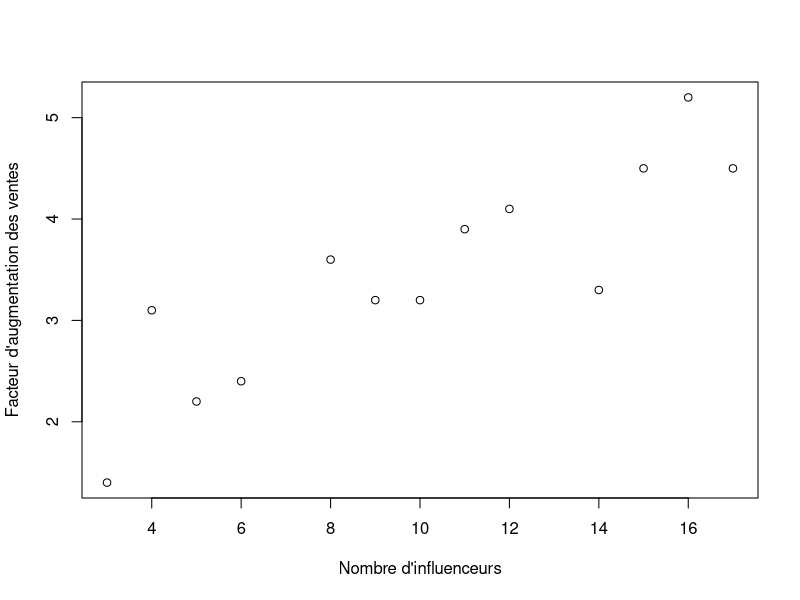
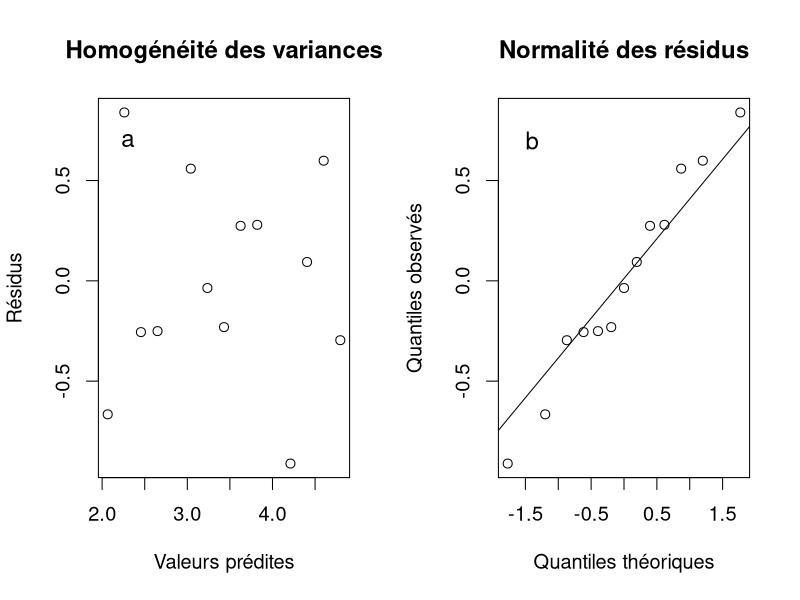
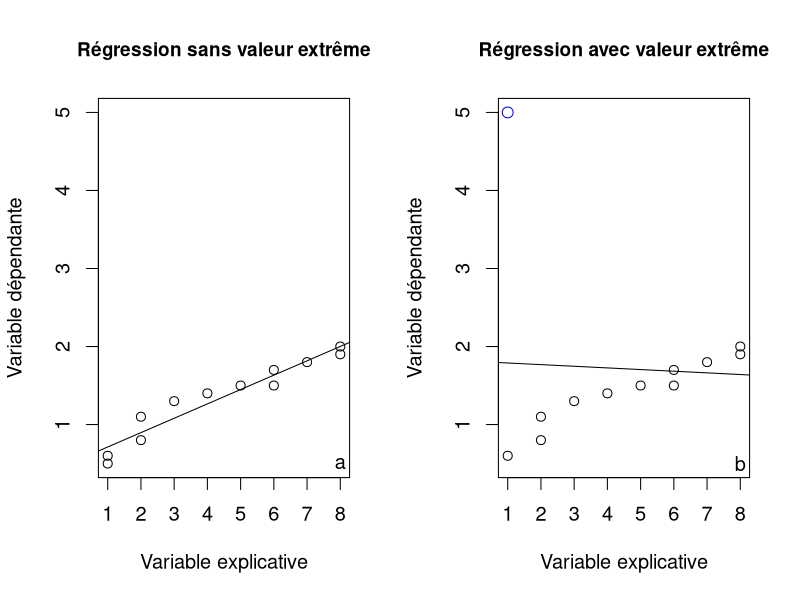
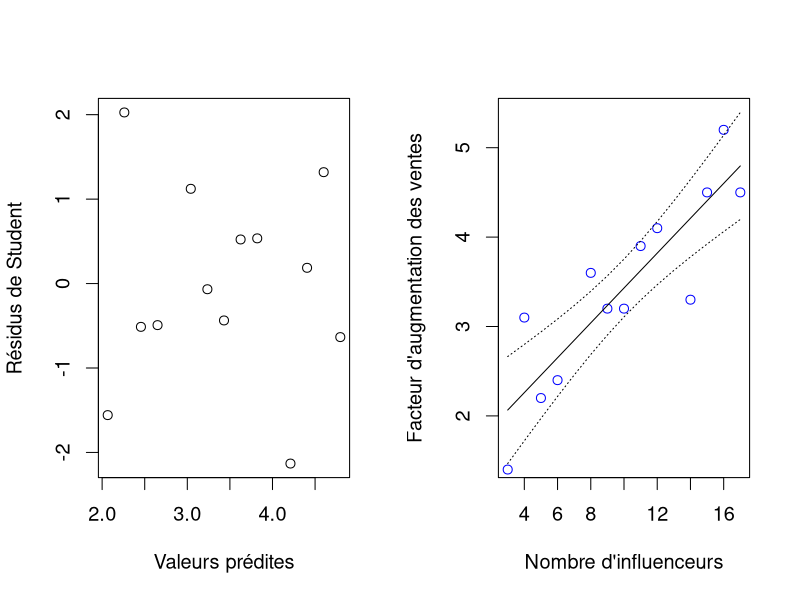
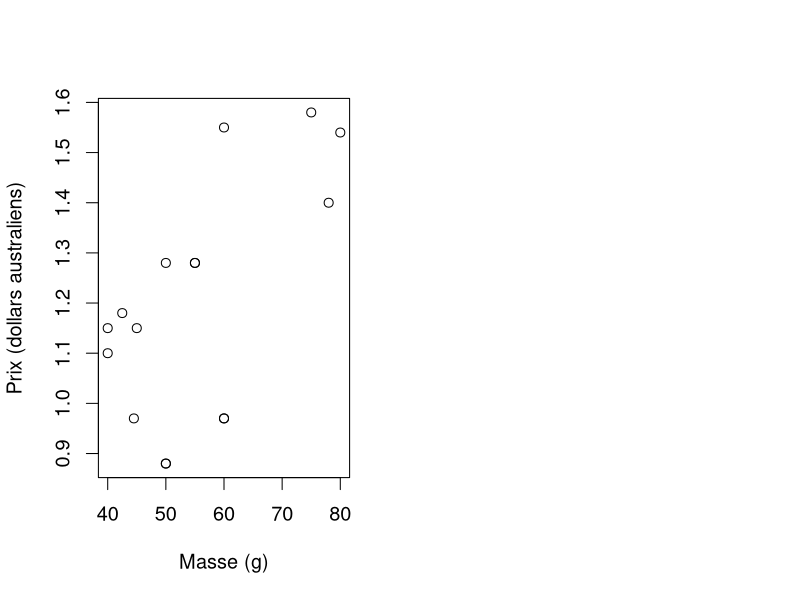
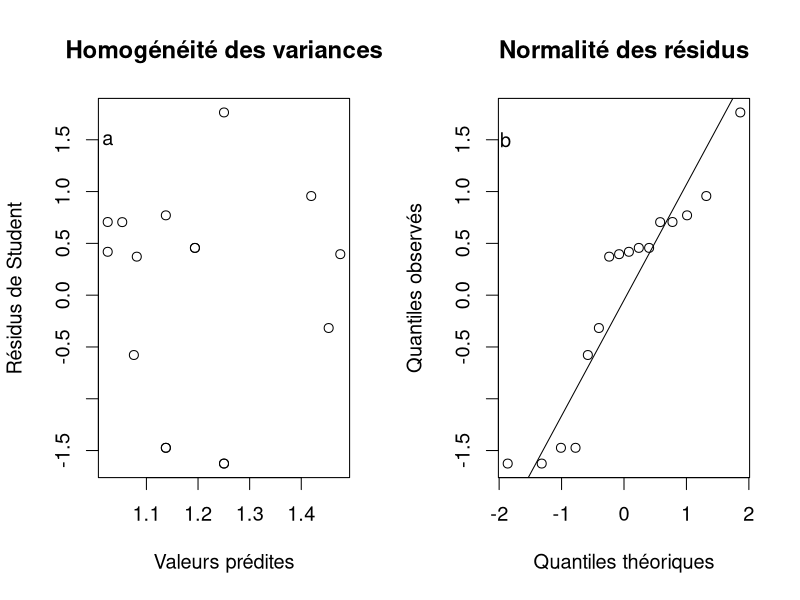
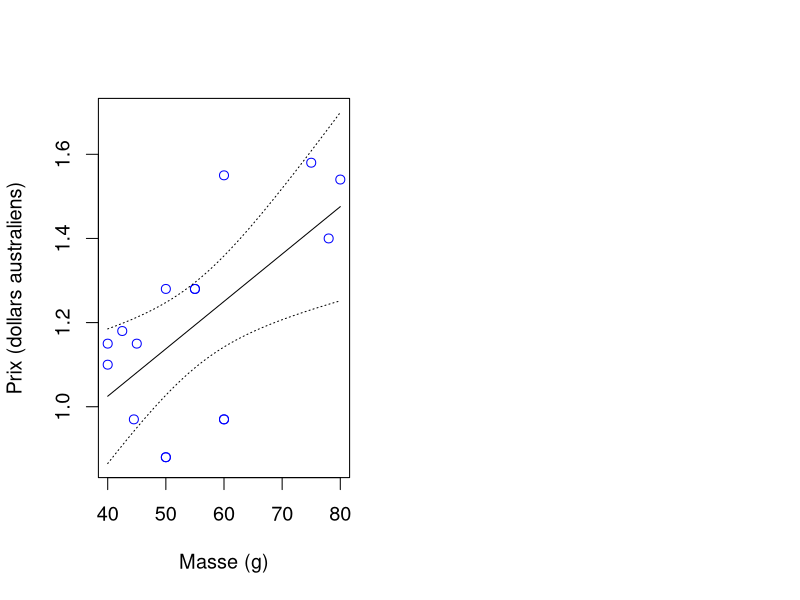
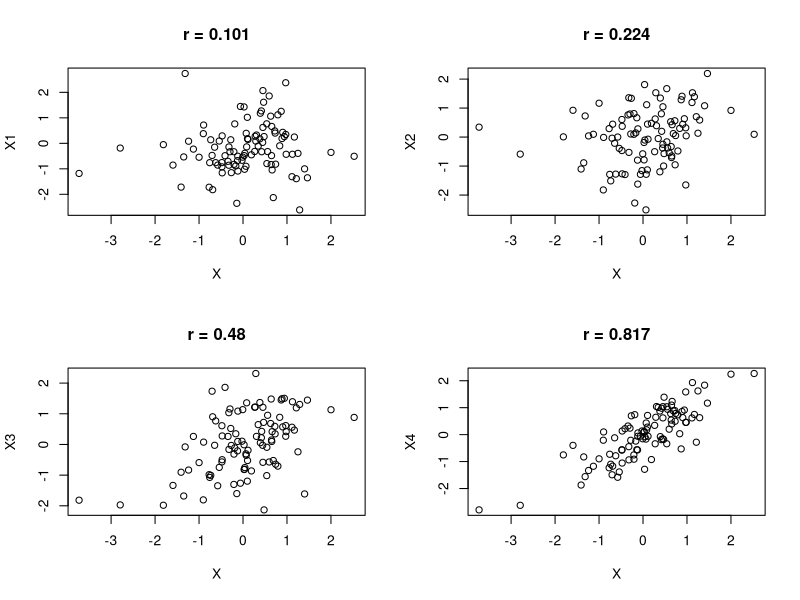

Here is the R script that generated these plots, in order:
## ---- chunk 1
##on importe les données
influenceurs <- read.table(file = "Module_10/data/influenceurs.csv", sep = '\t',
                      header = TRUE)
head(influenceurs)
## ---- chunk 2
##graphique
plot(influenceurs$Facteur ~ influenceurs$Nombre,
     ylab = "Facteur d'augmentation des ventes",
     xlab = "Nombre d'influenceurs")
## ---- chunk 3
##create simple objects
nombre <- influenceurs$Nombre
facteur <- influenceurs$Facteur
##run lm
m1 <- lm(Facteur ~ Nombre, data = influenceurs)
SSE <- sum((facteur - fitted(m1))^2)
SSXY <- sum((facteur - mean(facteur)) * (nombre - mean(nombre)))
SSY <- sum((facteur- mean(facteur))^2)
SSX <- sum((nombre - mean(nombre))^2)
SSReg <- (SSXY^2)/SSX
SSE.alt <- SSY - SSReg
beta.x <- SSXY/SSX
beta.0 <- mean(facteur) - beta.x * mean(nombre)
MSE <- SSE/(length(facteur) - 2)
## ---- chunk 4
##on crée des objets pour stocker chaque variable
nombre <- influenceurs$Nombre
facteur <- influenceurs$Facteur
##SSY
SSY <- sum((facteur - mean(facteur))^2)
SSY
##SSX
SSX <- sum((nombre - mean(nombre))^2)
SSX
##SSXY
SSXY <- sum((facteur - mean(facteur)) * (nombre - mean(nombre)))
SSXY
##SSReg
SSReg <- (SSXY^2)/SSX
SSReg
##SSE
SSE <- SSY - SSReg
SSE
##pente
beta.x <- SSXY/SSX
beta.x
##ordonnée à l'origine
beta.0 <- mean(facteur) - beta.x * mean(nombre)
beta.0
##variance résiduelle
MSE <- SSE/(length(facteur) - 2)
MSE
##régression linéaire avec lm( )
m1 <- lm(Facteur ~ Nombre, data = influenceurs)
m1
##SSE à partir des valeurs prédites
##fitted() utilise l'objet m1 (résultat du modèle) 
##et retourne les valeurs prédites pour chaque 
##ligne  du jeu de données influenceurs
SSE <- sum((facteur - fitted(m1))^2)
SSE
## ---- chunk 5
par(mfrow = c(1, 2), cex = 1.2)
##homogénéité de la variance
plot(residuals(m1) ~ fitted(m1), ylab = "Résidus",
     xlab = "Valeurs prédites", 
     main = "Homogénéité des variances")
##normalité
text("a", x= 2.3, y = 0.7, cex = 1.2)
qqnorm(residuals(m1), ylab = "Quantiles observés",
       xlab = "Quantiles théoriques",
       main = "Normalité des résidus")
qqline(residuals(m1))
text("b", x= -1.4, y = 0.7, cex = 1.2)
## ---- chunk 6
y.sim <- c(0.5, 0.6, 0.8, 1.1, 1.3, 1.4, 1.5, 1.5, 1.7, 1.9, 1.8, 2)
x.sim <- c(1, 1, 2, 2, 3, 4, 5, 6, 6, 8, 7, 8)
m.sim <- lm(y.sim ~ x.sim)
par(mfrow = c(1, 2), cex = 1.2)
plot(y.sim ~ x.sim, type = "p", 
     ylab = "Variable dépendante", 
     xlab = "Variable explicative",
     main = "Régression sans valeur extrême",
     cex.main = 0.95, ylim = c(0.5, 5))
abline(m.sim)
text(y = 0.5, x = 8, labels = "a")
#add outlier
y.sim[1] <- 5
m2 <- lm(y.sim ~ x.sim)
plot(y.sim ~ x.sim, type = "n", 
     ylab = "Variable dépendante", 
     xlab = "Variable explicative",
     main = "Régression avec valeur extrême",
     cex.main = 0.95, ylim = c(0.5, 5))
points(y = y.sim[-1], x = x.sim[-1])
points(y = y.sim[1], x = x.sim[1], col = "blue", cex = 1.2)
abline(m2)
text(y = 0.5, x = 8, labels = "b")
## ---- chunk 7
##on crée une variable binaire pour obs1
influenceurs$obs1 <- ifelse(rownames(influenceurs) == "1", 1, 0)
##on crée une variable binaire pour obs2
influenceurs$obs2 <- ifelse(rownames(influenceurs) == "2", 1, 0)
##on ajoute cette variable à la régression
m1.obs1 <- lm(Facteur ~ Nombre + obs1, data = influenceurs)
m1.obs2 <- lm(Facteur ~ Nombre + obs2, data = influenceurs)
summary(m1.obs1)$coef
summary(m1.obs2)$coef
##extraction des deux premiers résidus de Student du modèle m1
rstudent(m1)[1:2]
plot(rstudent(m1) ~ fitted(m1), 
     ylab = "Résidus de Student", 
     xlab = "Valeurs prédites")
## ---- chunk 8
summary(m1)
## ---- chunk 9
##extraction de pente
pente <- coef(m1)[2]
##extraction de SE de la pente
##à partir du summary() du modèle m1
SE.pente <- summary(m1)$coefficient[2,2]

##df résiduels
df.res <- m1$df.residual
##limites de IC
inf95 <- pente + qt(p = 0.025, df = df.res) * SE.pente
sup95 <- pente - qt(p = 0.025, df = df.res) * SE.pente
##IC
c(inf95, sup95)
## ---- chunk 10
##jeu de données à partir duquel on fait des prédictions
jeu.pred <- data.frame(Nombre = 13)
##on effectue la prédiction avec SE
pred <- predict(m1, newdata = jeu.pred, se.fit = TRUE)
##on calcule IC à 95 %
inf95 <- pred$fit + 
  qt(p = 0.025, df = m1$df.residual) * pred$se.fit
sup95 <- pred$fit - 
  qt(p = 0.025, df = m1$df.residual) * pred$se.fit
c(inf95, sup95)
## ---- chunk 11
par(cex = 1.2)
##jeu de données à partir duquel on fait des prédictions
jeu.pred <- data.frame(Nombre = seq(from = min(influenceurs$Nombre), 
                         to = max(influenceurs$Nombre),
                         by = 1))
##on effectue la prédiction avec SE
pred <- predict(m1, newdata = jeu.pred, se.fit = TRUE)
##ajout à jeu.pred
jeu.pred$fit <- pred$fit
jeu.pred$se.fit <- pred$se.fit
##on calcule IC à 95 %
jeu.pred$inf95 <- jeu.pred$fit + 
  qt(p = 0.025, df = m1$df.residual) * jeu.pred$se.fit
jeu.pred$sup95 <- jeu.pred$fit - 
  qt(p = 0.025, df = m1$df.residual) * jeu.pred$se.fit
##graphique avec points originaux
plot(influenceurs$Facteur ~ influenceurs$Nombre,
ylab = "Facteur d'augmentation des ventes",
xlab = "Nombre d'influenceurs",
ylim = c(min(jeu.pred$inf95), max(jeu.pred$sup95)),
col = "blue")
##ajoute droite
lines(y = jeu.pred$fit, x = jeu.pred$Nombre)
##ajoute limites de confiance
lines(y = jeu.pred$inf95, x = jeu.pred$Nombre, lty = "dotted")
lines(y = jeu.pred$sup95, x = jeu.pred$Nombre, lty = "dotted")
## ---- chunk 12
##importation
chocs <- read.table("Module_10/data/chocolats.txt", header = TRUE)
head(chocs)
## ---- chunk 13
##graphique des données
par(cex = 1.2)
plot(chocs$Prix ~ chocs$Masse, ylab = "Prix (dollars australiens)",
     xlab = "Masse (g)")
## ---- chunk 14
m.chocs <- lm(Prix ~ Masse, data = chocs)
##vérifications des suppositions
par(mfrow = c(1, 2), cex = 1.2)
plot(rstudent(m.chocs) ~ fitted(m.chocs), 
     ylab = "Résidus de Student",
     xlab = "Valeurs prédites",
     main = "Homogénéité des variances")
text(y = 1.5, x = 1.025, labels = "a")
qqnorm(rstudent(m.chocs), ylab = "Quantiles observés",
       xlab = "Quantiles théoriques", 
       main = "Normalité des résidus")
qqline(rstudent(m.chocs))
text(y = 1.5, x = -1.9, labels = "b")
## ---- chunk 15
summary(m.chocs)
## ---- chunk 16
low95 <- coef(m.chocs)[2] + qt(p = 0.025, df = m.chocs$df.residual) * sqrt(diag(vcov(m.chocs)))[2]
upp95 <- coef(m.chocs)[2] - qt(p = 0.025, df = m.chocs$df.residual) * sqrt(diag(vcov(m.chocs)))[2]
## ---- chunk 17
##extraction de la pente et du degré de liberté
##des résidus à partir de l'objet m.chocs
pente <- m.chocs$coefficients[2]
df.res <- m.chocs$df.residual

##extraction du SE de la pente à partir de l'objet
##summary(m.chocs)
SE.pente <- summary(m.chocs)$coefficient[2,2]

##Calcul de l'IC de la pente à 95%
inf95 <- pente + qt(p = 0.025, df = df.res) * SE.pente
sup95 <- pente - qt(p = 0.025, df = df.res) * SE.pente
c(inf95, sup95)

##Calcul du R carré
summary(m.chocs)$r.squared
## ---- chunk 18
##jeu de données à partir duquel on fait des prédictions
jeu.pred <- data.frame(Masse = seq(from = min(chocs$Masse), 
                         to = max(chocs$Masse),
                         by = 1))
##on effectue la prédiction avec SE
pred <- predict(m.chocs, newdata = jeu.pred, se.fit = TRUE)
##ajout à jeu.pred
jeu.pred$fit <- pred$fit
jeu.pred$se.fit <- pred$se.fit
##on calcule IC à 95 %
jeu.pred$inf95 <- jeu.pred$fit + 
  qt(p = 0.025, df = m.chocs$df.residual) * jeu.pred$se.fit
jeu.pred$sup95 <- jeu.pred$fit - 
  qt(p = 0.025, df = m.chocs$df.residual) * jeu.pred$se.fit
##graphique avec points originaux
par(cex = 1.2)
plot(chocs$Prix ~ chocs$Masse, 
     ylab = "Prix (dollars australiens)",
     xlab = "Masse (g)", col = "blue",
     ylim = c(min(jeu.pred$inf95), max(jeu.pred$sup95)))
##on ajoute la droite
lines(y = jeu.pred$fit, x = jeu.pred$Masse)
##on ajoute les limites de confiance
lines(y = jeu.pred$inf95, x = jeu.pred$Masse, lty = "dotted")
lines(y = jeu.pred$sup95, x = jeu.pred$Masse, lty = "dotted")
## ---- chunk 19
##Correlation
##function to generate correlated data
sample.cor<-function (x, rho){
  y <- (rho * (x - mean(x)))/sqrt(var(x)) + sqrt(1 - rho^2)*rnorm(length(x))    #Here the x variable is standardized: we subtract the mean from each value before dividing by SD
  out <- list("y" = y, 
              "Sample.corr" = cor(x, y))
  return(out)
}

X <- rnorm(100) #a constant vector
par(mfrow = c(2, 2))
out1 <- sample.cor(X, 0.10) # a new vector that correlates with X 0.10
plot(X, out1$y, ylab = "X1", main = paste("r", 
                               sep = " = ", round(out1$Sample.corr, 3)))
out2 <- sample.cor(X, 0.30) # a second vector that correlates with X 0.30
plot(X, out2$y, ylab = "X2", main = paste("r", 
                               sep = " = ", round(out2$Sample.corr, 3)))
out3 <- sample.cor(X, 0.50) # a second vector that correlates with X 0.50
plot(X, out3$y, ylab = "X3", main = paste("r", 
                               sep = " = ", round(out3$Sample.corr, 3)))
out4 <- sample.cor(X, 0.80) # a second vector that correlates with X 0.80
plot(X, out4$y, ylab = "X4", main = paste("r", 
                               sep = " = ", round(out4$Sample.corr, 3)))
## ---- chunk 20
par(mfrow = c(2, 2))
out5 <- sample.cor(X, -0.10) # a new vector that correlates with X -0.10
plot(X, out5$y, ylab = "X5", main = paste("r", 
                               sep = " = ", round(out5$Sample.corr, 3)))
out6 <- sample.cor(X, -0.30) # a second vector that correlates with X -0.30
plot(X, out6$y, ylab = "X6", main = paste("r", 
                               sep = " = ", round(out6$Sample.corr, 3)))
out7 <- sample.cor(X, -0.50) # a second vector that correlates with X -0.50
plot(X, out7$y, ylab = "X7", main = paste("r", 
                               sep = " = ", round(out7$Sample.corr, 3)))
out8 <- sample.cor(X, -0.80) # a second vector that correlates with X -0.80
plot(X, out8$y, ylab = "X8", main = paste("r", 
                               sep = " = ", round(out8$Sample.corr, 3)))
## ---- chunk 21
##on crée deux variables aléatoires
set.seed(seed = 10)
x1 <- rnorm(1000)
set.seed(seed = 11)
x2 <- rnorm(1000)
##corrélation
cor(x1, x2)
##test d'hypothèse
cor.test(x1, x2)
##r^2
cor(x1, x2)^2
## ---- chunk 22
sang <- read.table(file = "Module_10/data/Pression_sanguine.txt", header = TRUE)
head(sang)
str(sang)
## ---- chunk 23
m.sang <- lm(Pression ~ Age, data = sang)
summary(m.sang)
## ---- chunk 24
par(mfrow = c(2, 2))
##linéarité
plot(sang$Pression ~ sang$Age, 
     main = "Linéarité")
##homogénéité des variances
plot(rstudent(m.sang) ~ fitted(m.sang), 
     main = "Homoscédasticité")
##normalité des résidus
qqnorm(rstudent(m.sang), 
       main = "Normalité des résidus")
qqline(rstudent(m.sang))
## ---- chunk 25
summary(m.sang)
## ---- chunk 26
##jeu de données à partir duquel on fait des prédictions
jeu.pred <- data.frame(Age = 55)
##on effectue la prédiction avec SE
pred <- predict(m.sang, newdata = jeu.pred, se.fit = TRUE)
##ajout à jeu.pred
jeu.pred$fit <- pred$fit
jeu.pred$se.fit <- pred$se.fit
##on calcule IC à 95%
jeu.pred$inf95 <- jeu.pred$fit + 
  qt(p = 0.025, df = m.sang$df.residual) * jeu.pred$se.fit
jeu.pred$sup95 <- jeu.pred$fit - 
  qt(p = 0.025, df = m.sang$df.residual) * jeu.pred$se.fit
jeu.pred
## ---- chunk 27
##jeu de données à partir duquel on fait des prédictions
jeu.pred <- data.frame(Age = seq(from = min(sang$Age), 
                         to = max(sang$Age),
                         by = 1))
##on effectue la prédiction avec SE
pred <- predict(m.sang, newdata = jeu.pred, se.fit = TRUE)
##ajout à jeu.pred
jeu.pred$fit <- pred$fit
jeu.pred$se.fit <- pred$se.fit
##on calcule IC à 95%
jeu.pred$inf95 <- jeu.pred$fit + 
  qt(p = 0.025, df = m.sang$df.residual) * jeu.pred$se.fit
jeu.pred$sup95 <- jeu.pred$fit - 
  qt(p = 0.025, df = m.sang$df.residual) * jeu.pred$se.fit
## ---- chunk 28
##graphique vide
par(cex = 1.2)
plot(jeu.pred$fit ~ jeu.pred$Age, type = "n", 
     ylab = "Pression sanguine (mm de Hg)",
     xlab = "Âge (années)", 
     ylim = c(min(jeu.pred$inf95), max(jeu.pred$sup95)))
##ajoute droite
lines(y = jeu.pred$fit, x = jeu.pred$Age)
##ajoute limites de confiance
lines(y = jeu.pred$inf95, x = jeu.pred$Age, lty = "dotted")
lines(y = jeu.pred$sup95, x = jeu.pred$Age, lty = "dotted")
